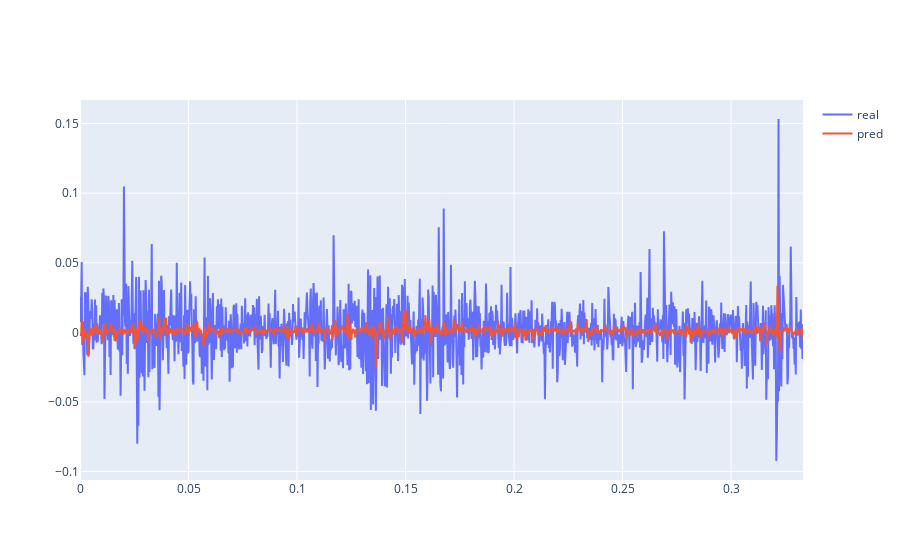

Source (notebook cell):
### Code cell
fig = go.Figure()
# fig.add_trace(go.Scatter(x=np.linspace(0,1,len(ytr)),y = np.array(yte)[:,0], name = "real"))
fig.add_trace(go.Scatter(x=np.linspace(0,1,len(ytr)),y = np.array(yte), name = "real"))
fig.add_trace(go.Scatter(x=np.linspace(0,1,len(ytr)),y = pred, name = "pred"))
# fig.add_trace(go.Scatter(x=np.linspace(0,1,len(ytr)),y = pred[:,0], name = "pred"))
fig.show()

### Figure 1 — Plotly figure (JSON) as saved in the notebook; plotly's stock layout.template omitted (floating-point values rounded to 4 significant figures; data arrays with more than 128 entries replaced by an {"elided": "..."} marker saying what was removed)
{"data": [{"name": "real", "type": "scatter", "x": {"elided": "3903 float values"}, "y": {"elided": "1301 float values"}}, {"name": "pred", "type": "scatter", "x": {"elided": "3903 float values"}, "y": {"elided": "1301 float values"}}], "layout": {}}
